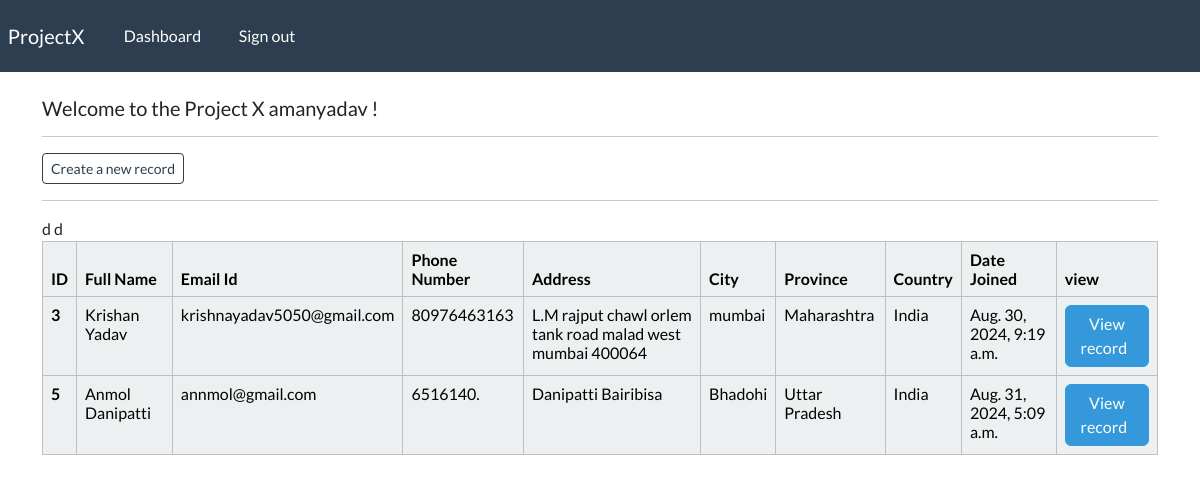
The page /dashboard/ (signed in) on the database its author committed.
### main/models.py (models this page shows, shortened)
class Record(models.Model):
    creation_date = models.DateTimeField(auto_now_add=True)
    first_name = models.CharField(max_length=100)
    last_name = models.CharField( max_length=50)
    email = models.EmailField( max_length=254)
    phone_number = models.CharField(max_length=50)
    address =models.CharField(max_length=500)
    city = models.CharField( max_length=150)
    province = models.CharField( max_length=150)
    country = models.CharField(max_length=100)

### main/views.py (the view)
# urls.py: path('dashboard/', views.dashboard, name= "dashboard"),
@login_required(login_url='my-login')
def dashboard(request):
    my_records = Record.objects.all()
    context = {'recodrs':my_records}
    return render(request, 'main/dashboard.html', context=context)

### main/templates/main/dashboard.html (shortened to what this page needs)
{% extends "main/base.html" %}
{% block content %}
    <h5> Welcome to the Project X {{user}} !</h5>
    <hr>
    <a class="btn btn-outline-primary btn-sm" href="{% url 'create-record'%}">
        Create a new record
    </a>
    <hr>
    <table class="table table-light table-hover table-bordered">
        <thead class="table-light">
          <tr>
            <th scope="col">ID</th>
            <th scope="col">Full Name</th>
            <th scope="col">Email Id</th>
            <th scope="col">Phone Number</th>
            <th scope="col">Address</th>
            <th scope="col">City</th>
            <th scope="col">Province</th>
            <th scope="col">Country</th>
            <th scope="col">Date Joined</th>
            <th scope="col">view</th>
          </tr>
        </thead>
        <tbody>
        {% if recodrs%}
           {% for record in recodrs%}
          <tr>
            <th>{{record.id}}</th>
            <td>{{record.first_name}} {{record.last_name}}</td>
            <td>{{record.email}}</td>
            <td>{{record.phone_number}}</td>
            <td>{{record.address}}</td>d
            <td>{{record.city}}</td>
            <td>{{record.province}}</td>
            <td>{{record.country}}</td>
            <td>{{record.creation_date}}</td>
            <td><a href="{% url 'view_record' record.id %}" class="btn btn-info"> View record &nbsp;  </a></td>
          </tr>
        {% endfor %}
        </tbody>
        {% endif %}
      </table>
{% endblock %}

### main/templates/main/base.html (shortened to what this page needs)
{% load static %}
<html lang="en">
<head>
    <link rel="stylesheet" type="text/css" href="https://bootswatch.com/5/flatly/bootstrap.min.css">
    <link rel="stylesheet" type="text/css" href="{% static 'css\style.css' %}">
</head>
<body>
     {% include "main/navbar.html" %}
    <div class="container">
        <br>
        {% block content %}
        {% endblock %}
    </div>
</body>
</html>

### main/templates/main/navbar.html (shortened to what this page needs)
<nav class="navbar navbar-expand-lg navbar-dark bg-primary justify-content-center">
    <a class="navbar-brand main-heading" href="{% url '' %}">
        &nbsp; ProjectX
    </a>
    <div class="collapse navbar-collapse text-center" id="navbarNavDropdown" >
        <ul class="navbar-nav mr-auto">
            {% if user.is_authenticated %}
                <li class="nav-item" >
                    <a class="nav-link" href="{% url 'dashboard' %}">Dashboard &nbsp; </a>
                </li>
                <li class="nav-item">
                    <a class="nav-link" href="{% url 'user_logout' %}">Sign out &nbsp; </a>
                </li>
            {% endif %}
        </ul>
    </div>
</nav>

### rows shown on the page
Record: id "3", first_name "Krishan", last_name "Yadav", email "krishnayadav5050@gmail.com", phone_number "80976463163", address "L.M rajput chawl orlem tank road malad west mumbai 400064", city "mumbai", province "Maharashtra", country "India", creation_date "Aug. 30, 2024, 9:19 a.m."
Record: id "5", first_name "Anmol", last_name "Danipatti", email "annmol@gmail.com", phone_number "6516140.", address "Danipatti Bairibisa", city "Bhadohi", province "Uttar Pradesh", country "India", creation_date "Aug. 31, 2024, 5:09 a.m."

### other values the page prints
{{ user }} "amanyadav"
